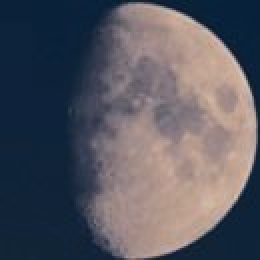
#> input picture Images/Paysages/Paysage01-edit.jpg, 130 x 130 px, found by its file name (shown 2 times larger)
$ python compare.py
#> lines starting #> are read from the running program, lines starting #| are printed output that depends on the picture; after the words box and inside, x2 and y2 are one past the last pixel; in counts of white or black regions, pixels touching at a corner belong together; long printed decimals are rounded; pictures that were not available may be replaced by others from this repository, and a replacement may not be noted
import cv2
from skimage.metrics import structural_similarity as ssim
import matplotlib
matplotlib.use('TkAgg')
import matplotlib.pyplot as plt
import os

def resize_images(img1, img2):
    # Charger les images
#> called with img1 = 'Images\\Paysages\\Paysage01-edit.jpg', img2 = 'Images/phases/0.png'
    img1 = cv2.imread(img1)
#> img1 is the input picture: shape (130, 130, 3); mean B, G, R 97.3, 88.1, 88.5
    img2 = cv2.imread(img2)
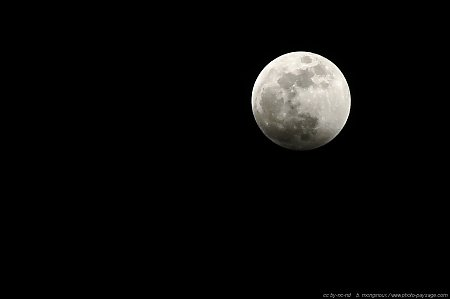
#> input picture Images/Paysages/Ciel01.jpg, 450 x 299 px, given in place of 0.png, which was not available
#> img2 is the input picture: shape (299, 450, 3); mean B, G, R 8.9, 9.5, 9.8

    # Redimensionner les images pour qu'elles aient la même taille
    img2 = cv2.resize(img2, (img1.shape[1], img1.shape[0]))
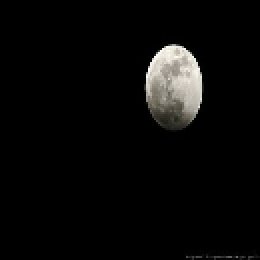
#> img2: shape (130, 130, 3) (shown 2 times larger); mean B, G, R 8.8, 9.4, 9.7

    return img1, img2

def binarize_image(image):
    img1_gray = cv2.cvtColor(image, cv2.COLOR_BGR2GRAY)
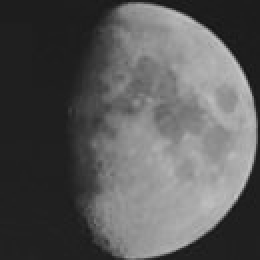
#> img1_gray: shape (130, 130) (shown 2 times larger); min 19, max 203, mean 89.3
    _, img1_binary = cv2.threshold(img1_gray, 50, 255, cv2.THRESH_BINARY)
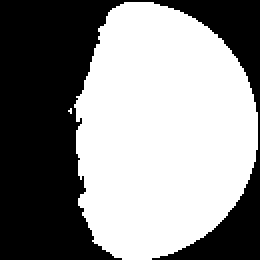
#> img1_binary: shape (130, 130) (shown 2 times larger); 54.7% white; 1 black region, box (x1, y1, x2, y2) and area: (0, 0, 130, 130) 7655
    # img1_binary = cv2.adaptiveThreshold(img1_gray, 255, cv2.ADAPTIVE_THRESH_MEAN_C, \
    #                      cv2.THRESH_BINARY, 11, 2)
    return img1_binary

def compare_images(image1, image2):
    # Calculer le SSIM
    image1, image2 = resize_images(image1, image2)
    image1 = binarize_image(image1)
    image2 = binarize_image(image2)
#> in binarize_image (call 2), `_, img1_binary = cv2.threshold(img1_gray, 50, 255, cv2.THRESH_BINARY)`:
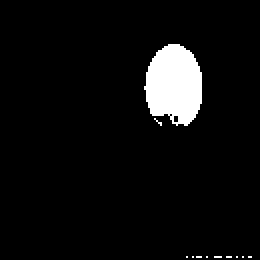
#> img1_binary: shape (130, 130) (shown 2 times larger); 5.5% white; 11 white regions (10 under 20 px), largest, box (x1, y1, x2, y2) and area: (72, 22, 101, 63) 905
    similarity_index, _ = ssim(image1, image2, full=True)
#> similarity_index = 0.373
    return similarity_index, image1, image2

def get_most_compatible(image_path1, folder_path):
    most_compatible = ''
    max_compatibility = 0.0
    for i in range(29):  # Images numérotées de 0 à 28
        image_path = os.path.join(folder_path, f"{i}.png")

        compatibility, image1, image2 = compare_images(image_path1, image_path)
#> compatibility = 0.373
        print(f"Taux de compatibilité image {i}: {compatibility}")
#| Taux de compatibilité image 0: 0.3732
        if compatibility > max_compatibility:
            max_compatibility = compatibility
#> max_compatibility = 0.373
            most_compatible = image2
            most_compatible_name = f"Phase : {i}"
#> pass 2 of the loop in get_most_compatible, `for i in range(29):`:
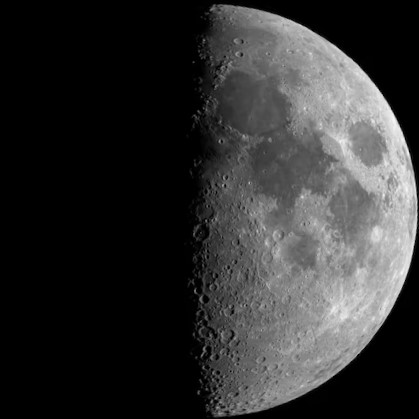
#> input picture Images/Paysages/Ciel03-edit.jpg, 419 x 419 px, given in place of 1.png, which was not available
#> in resize_images, img2 is the input picture: shape (419, 419, 3); min 0, max 249, mean 49
#> in resize_images (call 2), `img2 = cv2.resize(img2, (img1.shape[1], img1.shape[0]))`:
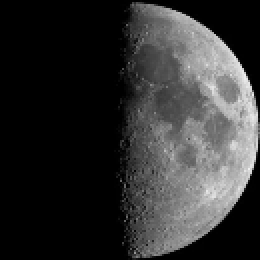
#> img2: shape (130, 130, 3) (shown 2 times larger); min 0, max 240, mean 49
#> in binarize_image (call 4), `_, img1_binary = cv2.threshold(img1_gray, 50, 255, cv2.THRESH_BINARY)`:
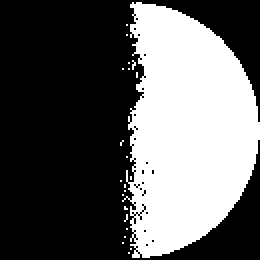
#> img1_binary: shape (130, 130) (shown 2 times larger); 37.1% white; 22 white regions (21 under 20 px), largest, box (x1, y1, x2, y2) and area: (61, 1, 130, 129) 6229
#> compatibility = 0.699
#| Taux de compatibilité image 1: 0.6994
    return most_compatible, most_compatible_name

if __name__ == '__main__':
    # Exemple d'utilisation
    image_path1 = "Images\Paysages\Paysage01-edit.jpg"
    phases_path = "Images/phases/"

#> (the run stopped early here; a loop or call above may not have finished)
